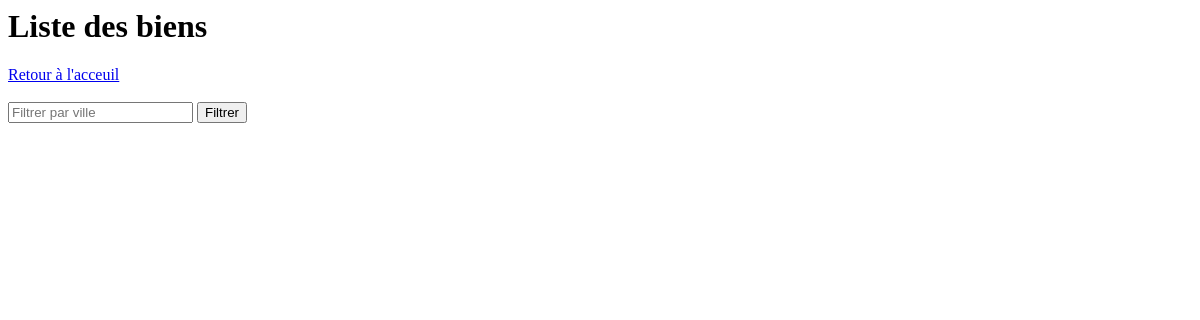
The page /biens/vue on the database as committed earlier.
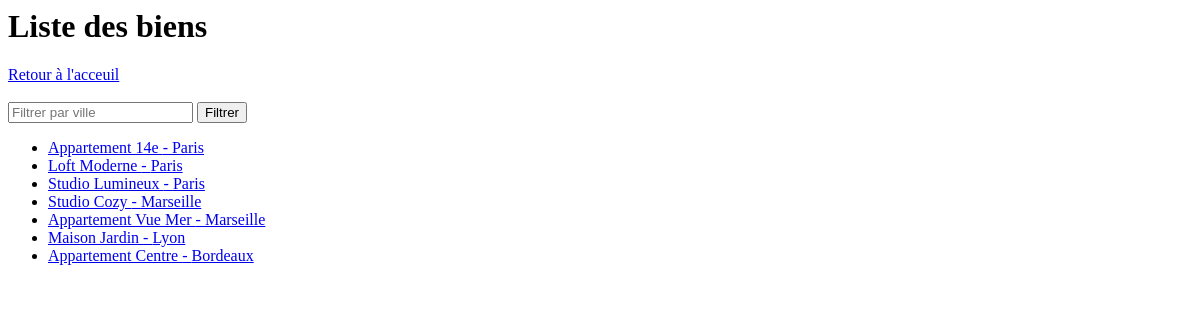
The same page on the database as committed later.
### app/modeles/bien.py (models this page shows)
class Bien(db.Model):
    __tablename__ = "bien"
    id = db.Column(db.Integer, primary_key=True)
    nom = db.Column(db.String(100))
    description = db.Column(db.String(255))
    type_bien = db.Column(db.String(50))
    ville = db.Column(db.String(50))
    id_proprietaire = db.Column(db.Integer, db.ForeignKey('utilisateur.id'))
    pieces = db.relationship("Piece", backref="bien", cascade="all, delete", lazy=True)

### app/routes/bien_routes.py (the view)
@bien_bp.route("/biens/vue", methods=["GET"])
def vue_biens():
    ville = request.args.get("ville")
    if ville:
        biens = Bien.query.filter_by(ville=ville).all()
    else:
        biens = Bien.query.all()
    return render_template("liste_biens.html", biens=biens)

### app/templates/liste_biens.html
<h1>Liste des biens</h1>
<a href="/">Retour à l'acceuil</a><br><br>
<form method="GET" action="/biens/vue">
    <input type="text" name="ville" placeholder="Filtrer par ville">
    <button type="submit">Filtrer</button>
</form>
<ul>
    {% for bien in biens %}
    <li>
        <a href="/biens/{{ bien.id }}">
            {{ bien.nom }} - {{ bien.ville }}
        </a>
    </li>
    {% endfor %}
</ul>

Rows that differ between the two databases and show on the page:
added Bien: nom "Appartement 14e", ville "Paris"
added Bien: nom "Loft Moderne", ville "Paris"
added Bien: nom "Studio Lumineux", ville "Paris"
added Bien: nom "Studio Cozy", ville "Marseille"
added Bien: nom "Appartement Vue Mer", ville "Marseille"
added Bien: nom "Maison Jardin", ville "Lyon"
added Bien: nom "Appartement Centre", ville "Bordeaux"
